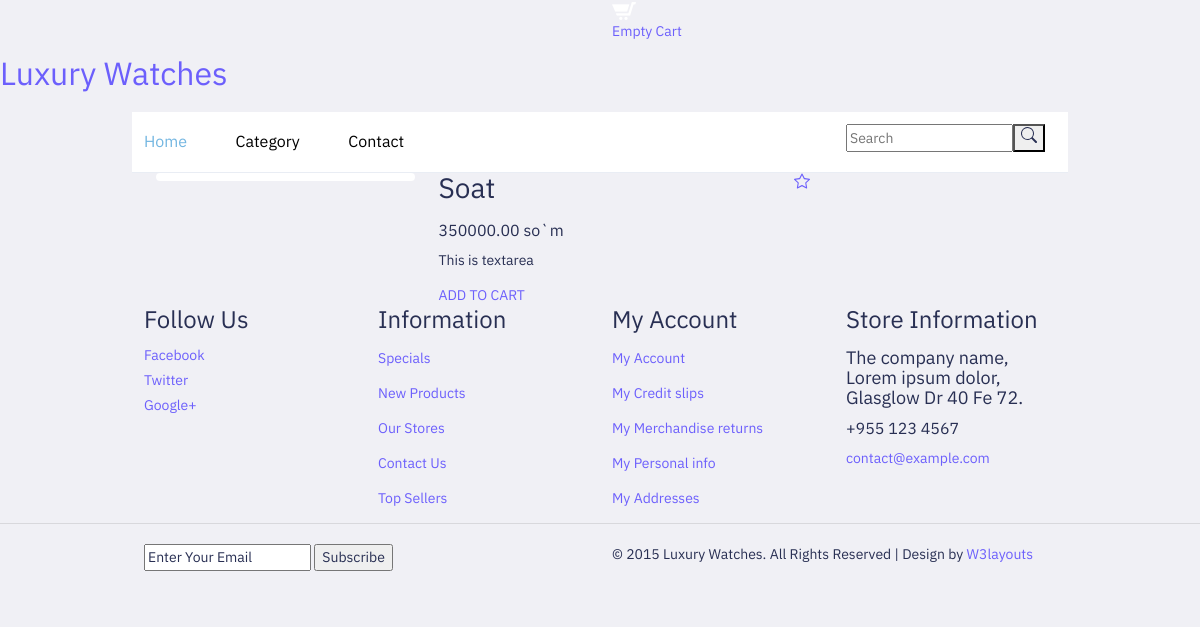
Screenshot of /product/2/ with the database file from the repository.
### main/models.py (models this page shows, shortened)
class Product(models.Model):
    name = models.CharField(max_length=255)
    description = models.TextField()
    quantity = models.IntegerField()
    price = models.DecimalField(decimal_places=2, max_digits=10)
    currency = models.SmallIntegerField(
        choices=(
            (1,'Dollar'),
            (2, 'So`m')
            )
    )
    discount_price = models.DecimalField(
        decimal_places=2,
        max_digits=10,
        blank=True,
        null=True
        )
    baner_image = models.ImageField(upload_to='baner/')
    category = models.ForeignKey(Category, on_delete=models.SET_NULL, null=True)
    @property
    def review(self):
        reviews = ProductReview.objects.filter(product_id=self.id)
        result = reduce(lambda result, x: result +x, reviews, 0)
        try:
            result = result / reviews.count()
        except ZeroDivisionError:
            result = 0
        return result

### main/views.py (the view)
# urls.py: path('product/<int:id>/', views.product_detail, name='product_detail'),
def product_detail(request, id):
    product = models.Product.objects.get(id=id)
    categorys = models.Category.objects.all()
    recomendation = models.Product.objects.filter(
        category_id=product.category.id).exclude(id=product.id)[:3]
    images = models.ProductImage.objects.filter(product_id=product.id)
    context = {
        'product':product,
        'categorys':categorys,
        'recomendation':recomendation,
        'images':images,
        'range':range(product.review)
    }
    return render(request, 'product/detail.html', context)

### main/templates/product/detail.html (shortened to what this page needs)
{% extends 'base.html' %}
{% load static %}
{% block content %}
<div class="single contact">
    <div class="container">
        <div class="single-main">
            <div class="col-md-9 single-main-left">
            <div class="sngl-top">
                <div class="col-md-5 single-top-left">
						<div class="flexslider">
                      </div>
                    <link rel="stylesheet" href="{% static 'css/flexslider.css' %}" type="text/css" media="screen">
                </div>
                <div class="col-md-7 single-top-right">
                    <div class="single-para simpleCart_shelfItem">
                    <div style="display: flex; justify-content: space-between;">
                        <h2>{{product.name}}</h2>
                        {% if is_saved %}
                        <a href="{% url 'main:delete_wish_list' %}?id={{is_saved}}">
                            <svg xmlns="http://www.w3.org/2000/svg" width="16" height="16" fill="currentColor" class="bi bi-star-fill" viewBox="0 0 16 16">
                                <path d="M3.612 15.443c-.386.198-.824-.149-.746-.592l.83-4.73L.173 6.765c-.329-.314-.158-.888.283-.95l4.898-.696L7.538.792c.197-.39.73-.39.927 0l2.184 4.327 4.898.696c.441.062.612.636.282.95l-3.522 3.356.83 4.73c.078.443-.36.79-.746.592L8 13.187l-4.389 2.256z"/>
                              </svg>
                        </a>
                        {% else %}
                        <a href="{% url 'main:create_wish_list' %}?product_id={{product.id}}">
                        </a>
                        {% endif %}
                    </div>
                        <h5 class="item_price"> {% if product.currency == 1 %} $ {{product.price}} {% else %} {{product.price}} so`m {% endif %}</h5>
                        <p>{{product.description}}</p>
                            <a href="#" class="add-cart item_add">ADD TO CART</a>
                    </div>
                </div>
                <div class="clearfix"> </div>
            </div>
        </div>
            <div class="clearfix"> </div>
        </div>
    </div>
</div>
{% endblock %}

### main/static/css/flexslider.css (style rules this page uses)
.flexslider { margin: 0; padding: 0; }
.flexslider { margin: 0 0 10px; background: #ffffff; border: 4px solid #ffffff; position: relative; zoom: 1; -webkit-border-radius: 4px; -moz-border-radius: 4px; border-radius: 4px; -webkit-box-shadow: '' 0 1px 4px rgba(0, 0, 0, 0.2); -moz-box-shadow: '' 0 1px 4px rgba(0, 0, 0, 0.2); -o-box-shadow: '' 0 1px 4px rgba(0, 0, 0, 0.2); box-shadow: '' 0 1px 4px rgba(0, 0, 0, 0.2); }

### rows the page displays
Product: name "Soat", price "350000.00", description "This is textarea"
